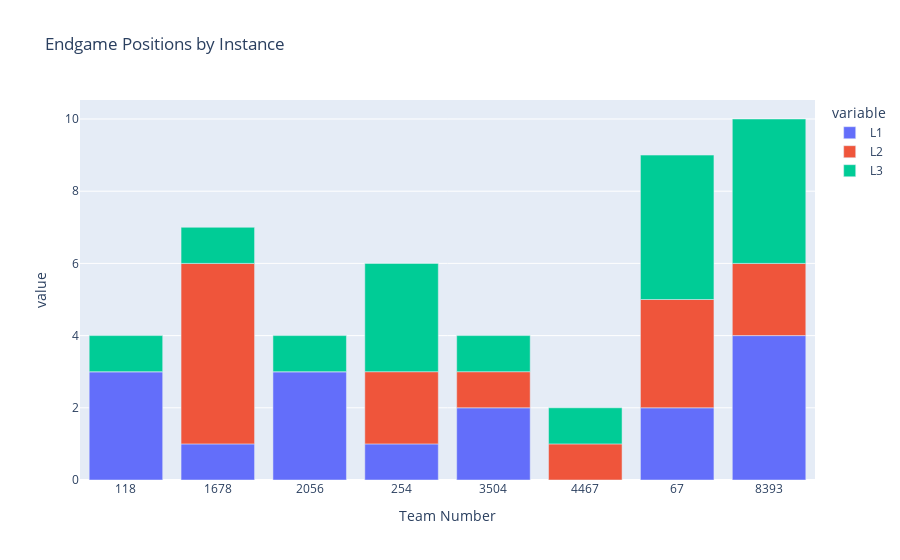
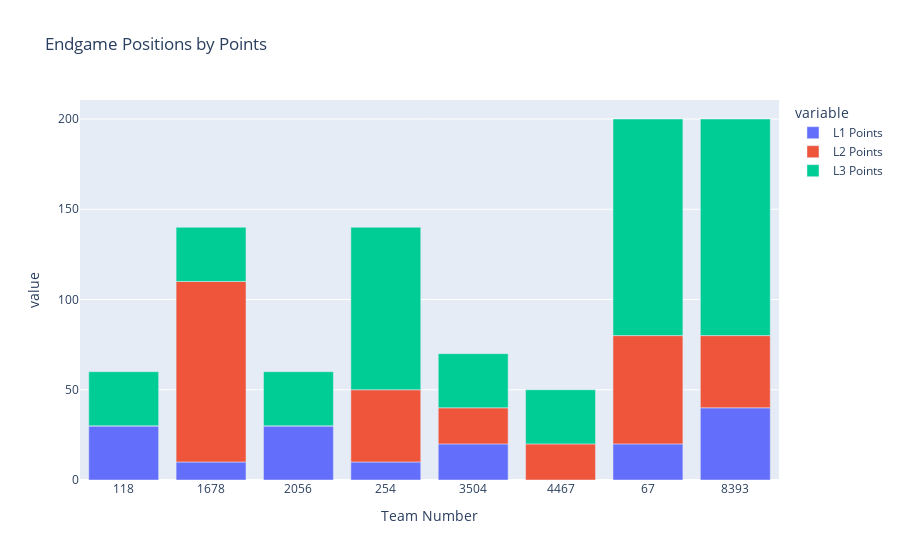

Write notebook code for charts like these, in order.
### Code cell
avg_team = scouted_data.groupby("Team Number").mean(numeric_only = True)
# print(avg_team)
endgame_df = scouted_data.groupby("Team Number")["Endgame Climbing Level"].value_counts().unstack(fill_value=0).reset_index()
endgame_df["L1 Points"] = endgame_df["L1"] * 10
endgame_df["L2 Points"] = endgame_df["L2"] * 20
endgame_df["L3 Points"] = endgame_df["L3"] * 30
# print(endgame_df)
fig = px.bar(endgame_df, x = "Team Number", y = ["L1", "L2", "L3"], title = "Endgame Positions by Instance")
fig.show()
fig = px.bar(endgame_df, x = "Team Number", y = ["L1 Points", "L2 Points", "L3 Points"], title = "Endgame Positions by Points")
fig.show()

### Figure 1 — Plotly figure (JSON) as saved in the notebook; plotly's stock layout.template omitted (floating-point values rounded to 4 significant figures)
{"data": [{"hovertemplate": "variable=L1<br>Team Number=%{x}<br>value=%{y}<extra></extra>", "legendgroup": "L1", "marker": {"color": "#636efa", "pattern": {"shape": ""}}, "name": "L1", "orientation": "v", "showlegend": true, "textposition": "auto", "type": "bar", "x": ["118", "1678", "2056", "254", "3504", "4467", "67", "8393"], "xaxis": "x", "y": [3, 1, 3, 1, 2, 0, 2, 4], "yaxis": "y"}, {"hovertemplate": "variable=L2<br>Team Number=%{x}<br>value=%{y}<extra></extra>", "legendgroup": "L2", "marker": {"color": "#EF553B", "pattern": {"shape": ""}}, "name": "L2", "orientation": "v", "showlegend": true, "textposition": "auto", "type": "bar", "x": ["118", "1678", "2056", "254", "3504", "4467", "67", "8393"], "xaxis": "x", "y": [0, 5, 0, 2, 1, 1, 3, 2], "yaxis": "y"}, {"hovertemplate": "variable=L3<br>Team Number=%{x}<br>value=%{y}<extra></extra>", "legendgroup": "L3", "marker": {"color": "#00cc96", "pattern": {"shape": ""}}, "name": "L3", "orientation": "v", "showlegend": true, "textposition": "auto", "type": "bar", "x": ["118", "1678", "2056", "254", "3504", "4467", "67", "8393"], "xaxis": "x", "y": [1, 1, 1, 3, 1, 1, 4, 4], "yaxis": "y"}], "layout": {"barmode": "relative", "legend": {"title": {"text": "variable"}, "tracegroupgap": 0}, "title": {"text": "Endgame Positions by Instance"}, "xaxis": {"anchor": "y", "domain": [0, 1], "title": {"text": "Team Number"}}, "yaxis": {"anchor": "x", "domain": [0, 1], "title": {"text": "value"}}}}

### Figure 2 — Plotly figure (JSON) as saved in the notebook; plotly's stock layout.template omitted (floating-point values rounded to 4 significant figures)
{"data": [{"hovertemplate": "variable=L1 Points<br>Team Number=%{x}<br>value=%{y}<extra></extra>", "legendgroup": "L1 Points", "marker": {"color": "#636efa", "pattern": {"shape": ""}}, "name": "L1 Points", "orientation": "v", "showlegend": true, "textposition": "auto", "type": "bar", "x": ["118", "1678", "2056", "254", "3504", "4467", "67", "8393"], "xaxis": "x", "y": [30, 10, 30, 10, 20, 0, 20, 40], "yaxis": "y"}, {"hovertemplate": "variable=L2 Points<br>Team Number=%{x}<br>value=%{y}<extra></extra>", "legendgroup": "L2 Points", "marker": {"color": "#EF553B", "pattern": {"shape": ""}}, "name": "L2 Points", "orientation": "v", "showlegend": true, "textposition": "auto", "type": "bar", "x": ["118", "1678", "2056", "254", "3504", "4467", "67", "8393"], "xaxis": "x", "y": [0, 100, 0, 40, 20, 20, 60, 40], "yaxis": "y"}, {"hovertemplate": "variable=L3 Points<br>Team Number=%{x}<br>value=%{y}<extra></extra>", "legendgroup": "L3 Points", "marker": {"color": "#00cc96", "pattern": {"shape": ""}}, "name": "L3 Points", "orientation": "v", "showlegend": true, "textposition": "auto", "type": "bar", "x": ["118", "1678", "2056", "254", "3504", "4467", "67", "8393"], "xaxis": "x", "y": [30, 30, 30, 90, 30, 30, 120, 120], "yaxis": "y"}], "layout": {"barmode": "relative", "legend": {"title": {"text": "variable"}, "tracegroupgap": 0}, "title": {"text": "Endgame Positions by Points"}, "xaxis": {"anchor": "y", "domain": [0, 1], "title": {"text": "Team Number"}}, "yaxis": {"anchor": "x", "domain": [0, 1], "title": {"text": "value"}}}}
